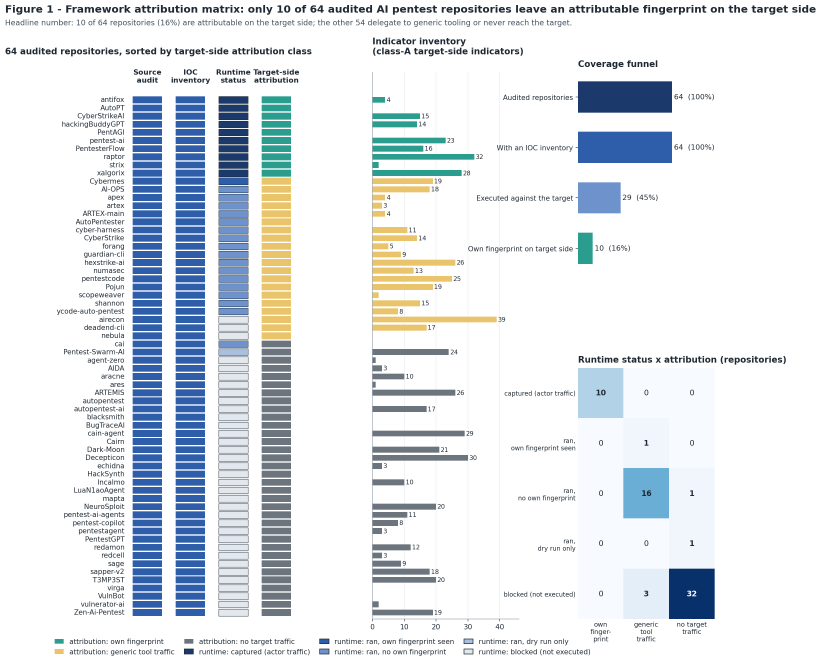
#> input picture figures/fig01_framework_attribution_matrix.png, 2463 x 1989 px (shown at 1/3 size); its folder holds 4 pictures in this run
$ python verify_figures.py
#> lines starting #> are read from the running program, lines starting #| are printed output that depends on the picture
# -*- coding: utf-8 -*-
"""Verification pass over the generated figures.

Checks, for every PNG:
  * the file exists and is not blank (ink coverage and pixel variance)
  * the rendered width meets the minimum (1400 px wide / 900 px tall)
  * the vector sibling (PDF + SVG) exists and is not empty
  * every string that reaches the canvas is ASCII (checked on the SVG text)

Run:  python figures/verify_figures.py
"""
from __future__ import annotations

import re
import sys
from pathlib import Path

from PIL import Image

FIG_DIR = Path(__file__).resolve().parent
VEC_DIR = FIG_DIR / "vector"

WIDE_MIN = 1400
TALL_MIN = 900
TEXT_RE = re.compile(r"<text[^>]*>(.*?)</text>", re.S)


def main() -> int:
    problems = []
    rows = []
    for png in sorted(FIG_DIR.glob("fig*.png")):
        name = png.stem
        with Image.open(png) as im:
#> im is the input picture: PIL image 2463x1989 RGBA; mean R, G, B, A 226, 231, 235.6, 255
            w, h = im.size
#> w = 2463; h = 1989
            rgb = im.convert("L")
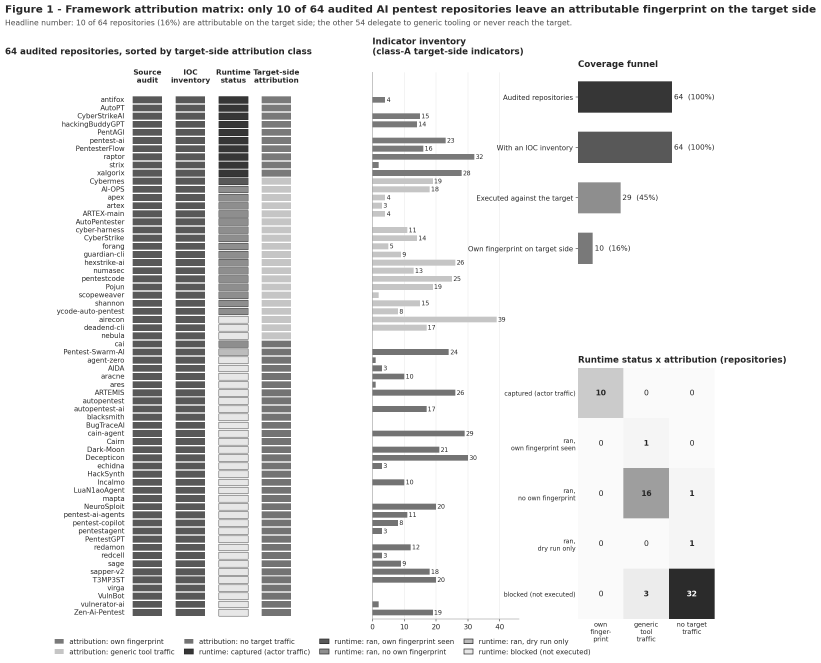
#> rgb: PIL image 2463x1989 L (shown at 1/3 size); min 39, max 255, mean 230
            px = rgb.getdata()
            total = w * h
#> total = 4898907
            ink = sum(1 for v in px if v < 245)
#> ink = 919861
            extrema = rgb.getextrema()
#> extrema = (39, 255)
        need = WIDE_MIN if w >= h else TALL_MIN
#> need = 1400
        ok_blank = (ink / total) < 0.005 or extrema[0] > 250
#> ok_blank = False
        ok_size = w >= need
#> ok_size = True
        pdf = VEC_DIR / (name + ".pdf")
        svg = VEC_DIR / (name + ".svg")
        ok_vec = pdf.exists() and pdf.stat().st_size > 1000 and svg.exists() and svg.stat().st_size > 1000
        non_ascii = []
        if svg.exists():
            for chunk in TEXT_RE.findall(svg.read_text(encoding="utf-8", errors="replace")):
                for ch in chunk:
                    if ord(ch) > 127:
                        non_ascii.append(ch)
        rows.append((name, w, h, ink / total * 100.0, need,
                     "blank!" if ok_blank else "ok",
                     "small" if not ok_size else "ok",
                     "missing" if not ok_vec else "ok",
                     "".join(sorted(set(non_ascii))) or "-"))
        if ok_blank:
            problems.append("%s looks blank" % name)
        if not ok_size:
            problems.append("%s is %dx%d, below the %d px minimum" % (name, w, h, need))
        if not ok_vec:
            problems.append("%s has no vector sibling" % name)
        if non_ascii:
            problems.append("%s contains non-ASCII characters: %s" % (name, "".join(sorted(set(non_ascii)))))
#> pass 2 of the loop in main, `for png in sorted(FIG_DIR.glob("fig*.png")):`:
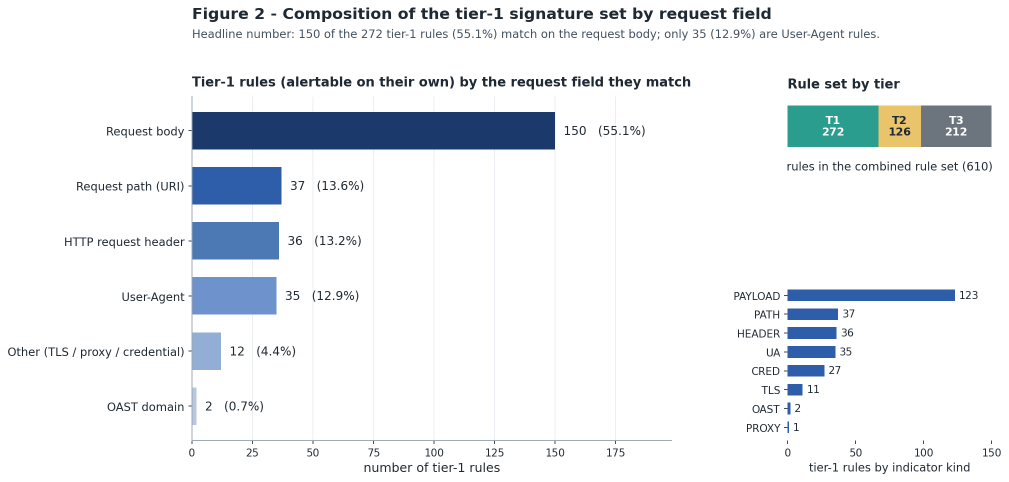
#> input picture figures/fig02_t1_signature_composition.png, 2018 x 963 px (shown at 1/2 size)
#> in main, im is the input picture: PIL image 2018x963 RGBA; mean R, G, B, A 235, 238.3, 241.7, 255
#> in main, `rgb = im.convert("L")`:
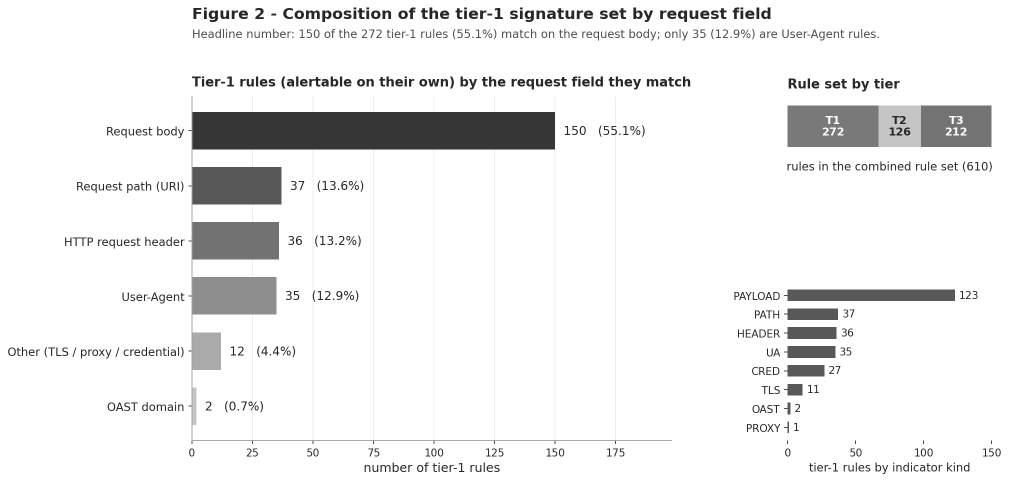
#> rgb: PIL image 2018x963 L (shown at 1/2 size); min 39, max 255, mean 237.7
#> ink = 218513
#> pass 3 of the loop in main, `for png in sorted(FIG_DIR.glob("fig*.png")):`:
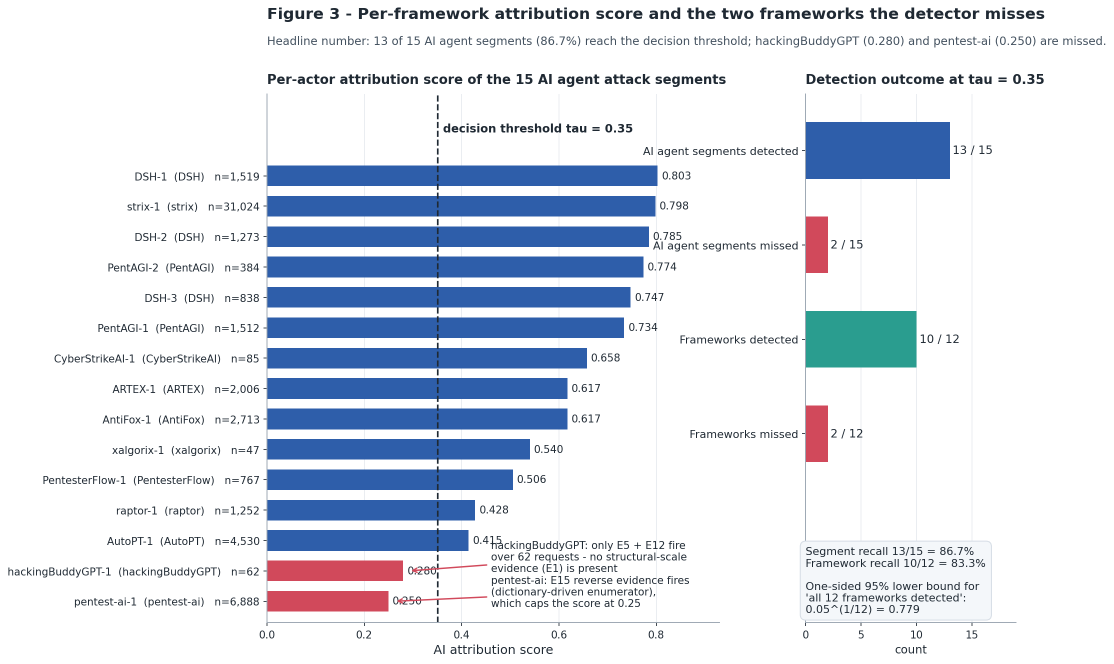
#> input picture figures/fig03_per_framework_detection_score.png, 2227 x 1327 px (shown at 1/2 size)
#> in main, im is the input picture: PIL image 2227x1327 RGBA; mean R, G, B, A 219.8, 225.7, 235.7, 255
#> in main, `rgb = im.convert("L")`:
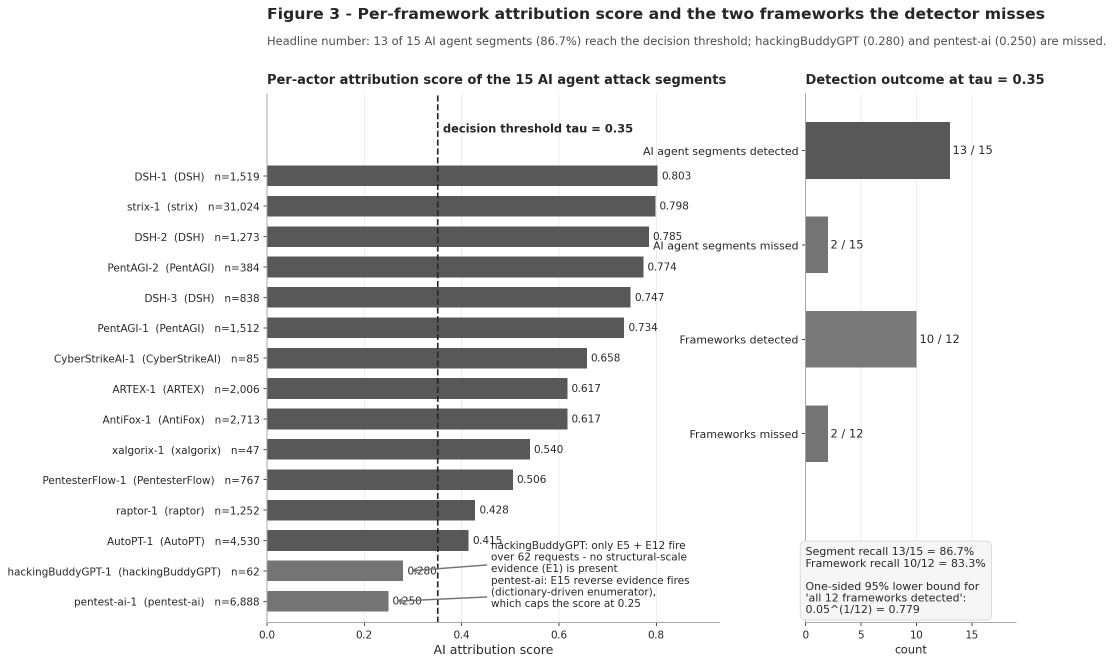
#> rgb: PIL image 2227x1327 L (shown at 1/2 size); min 39, max 255, mean 225
#> ink = 558635
#> the loop made 4 passes; the first 3 are shown
    print("%-44s %6s %6s %8s %6s %-7s %-6s %-8s %s" %
          ("figure", "width", "height", "ink %", "min px", "content", "size", "vector", "non-ascii"))
    for r in rows:
        print("%-44s %6d %6d %7.2f%% %6d %-7s %-6s %-8s %s" % r)
    print("")
    if problems:
        print("FAILED:")
        for p in problems:
            print("  - " + p)
        return 1
    print("OK: %d figures - none blank, all within the size budget, all with vector siblings, "
          "all English only" % len(rows))
    return 0


if __name__ == "__main__":
#> (the run stopped early here; a loop or call above may not have finished)
